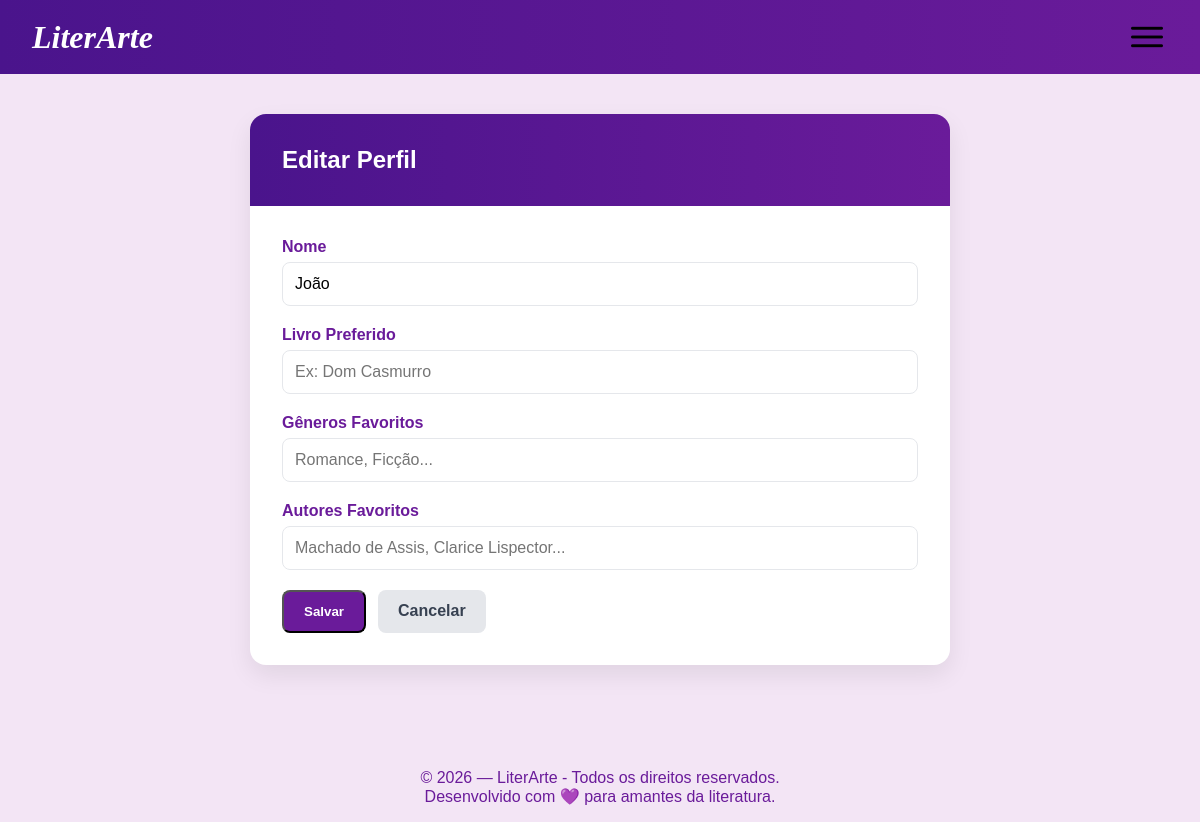
The page /editar-perfil (signed in) on the database as committed earlier.
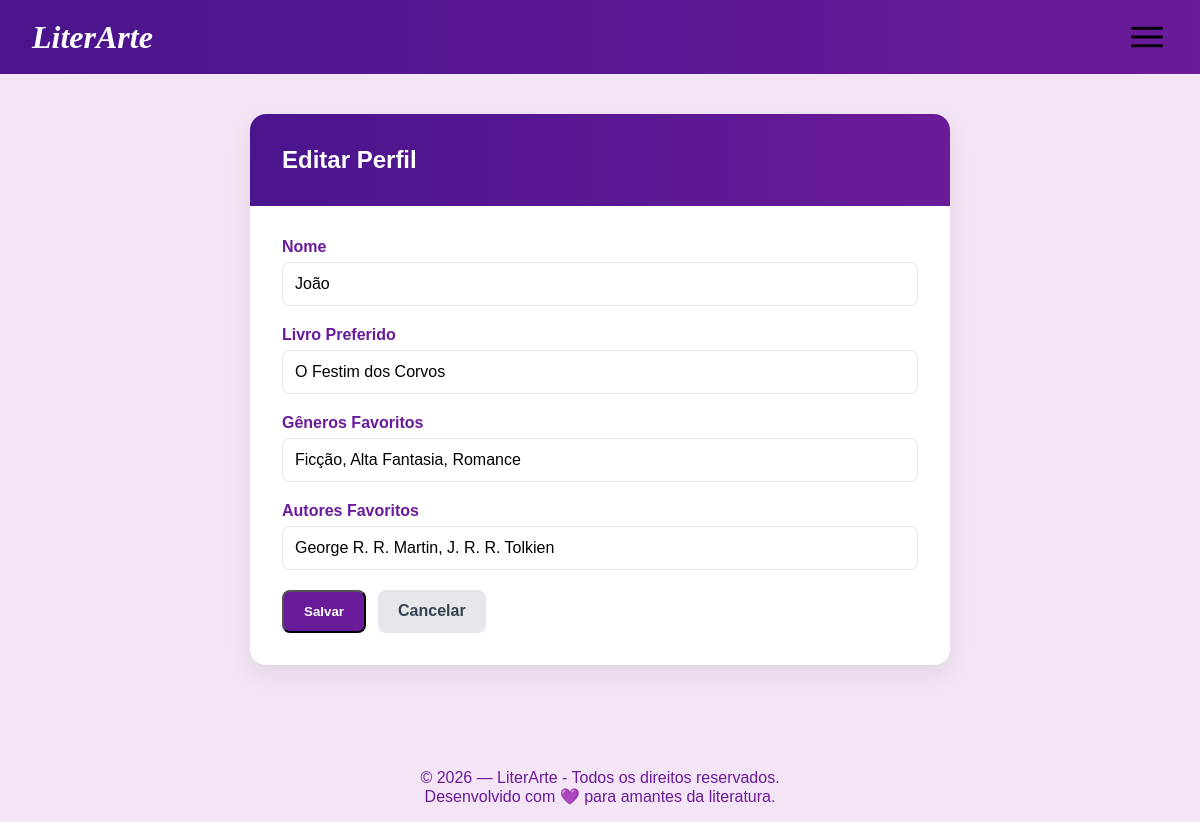
The same page on the database as committed later.
### users/models.py (models this page shows, shortened)
class Perfil(models.Model):
    usuario = models.OneToOneField(User, on_delete=models.CASCADE, related_name='perfil')
    livro_favorito = models.CharField(max_length=200, blank=True, null=True)
    generos_favoritos = models.CharField(max_length=200, blank=True, null=True)
    autores_favoritos = models.CharField(max_length=200, blank=True, null=True)

### users/views.py (the view)
# urls.py: path('editar-perfil', views.editar_perfil, name='editar_perfil'),
@login_required
def editar_perfil(request):
    perfil = request.user.perfil
    if request.method == 'POST':
        form = PerfilForm(request.POST, request.FILES, instance=perfil)
        novo_nome = request.POST.get('nome')
        if form.is_valid():
            form.save()
            user = request.user
            user.first_name = novo_nome
            user.save()
            return redirect('meu_perfil')
    else:
        form = PerfilForm(instance=perfil)
    return render(request, 'editar-perfil.html', {'form': form})

### users/forms.py
class PerfilForm(forms.ModelForm):
    class Meta:
        model = Perfil
        fields = ['livro_favorito', 'generos_favoritos', 'autores_favoritos']
        widgets = {
            'livro_favorito': forms.TextInput(attrs={'placeholder': 'Ex: Dom Casmurro'}),
            'generos_favoritos': forms.TextInput(attrs={'placeholder': 'Romance, Ficção...'}),
            'autores_favoritos': forms.TextInput(attrs={'placeholder': 'Machado de Assis, Clarice Lispector...'}),
        }

### templates/editar-perfil.html (shortened to what this page needs)
{% load static %}
<!DOCTYPE html>
<html lang="pt-BR">
<head>
    <link rel="stylesheet" href="{% static 'css/meu-perfil.css' %}">
</head>
<body>
    <header class="CabecalhoPrincipal">
        <div class="LogoSite"><a href="{% url 'index' %}" class="LogoSite">LiterArte</a></div>
        <nav class="MenuHamburguer">
            <button class="botaoBurguer"><img src="{% static 'icones/menuBLack.png' %}"></button>
        </nav>
    </header>
    <main class="ConteudoPrincipal ContainerPerfil">
    <section class="CardPerfil">
        <header class="TopoPerfil">
            <h1>Editar Perfil</h1>
        </header>
        <form class="FormularioPerfil" method="POST" enctype="multipart/form-data">
            <label>
                Nome
                <input type="text" name="nome" value="{{ user.first_name }}">
            </label>
            <label>
                Livro Preferido
                {{ form.livro_favorito }}
            </label>
            <label>
                Gêneros Favoritos
                {{ form.generos_favoritos }}
            </label>
            <label>
                Autores Favoritos
                {{ form.autores_favoritos }}
            </label>
            <div class="AcoesFormulario">
                <button type="submit" class="BotaoPrimario">Salvar</button>
                <a href="{% url 'meu_perfil' %}" class="BotaoSecundario">Cancelar</a>
            </div>
        </form>
    </section>
</main>
    <footer class="RodapePrincipal">
        <p>© 2026 — LiterArte - Todos os direitos reservados.</p>
        <p>Desenvolvido com 💜 para amantes da literatura.</p>
    </footer>
</body>
</html>

Rows that differ between the two databases and show on the page:
changed Perfil: livro_favorito (not shown) → "O Festim dos Corvos"; generos_favoritos (not shown) → "Ficção, Alta Fantasia, Romance"; autores_favoritos (not shown) → "George R. R. Martin, J. R. R. Tolkien"
